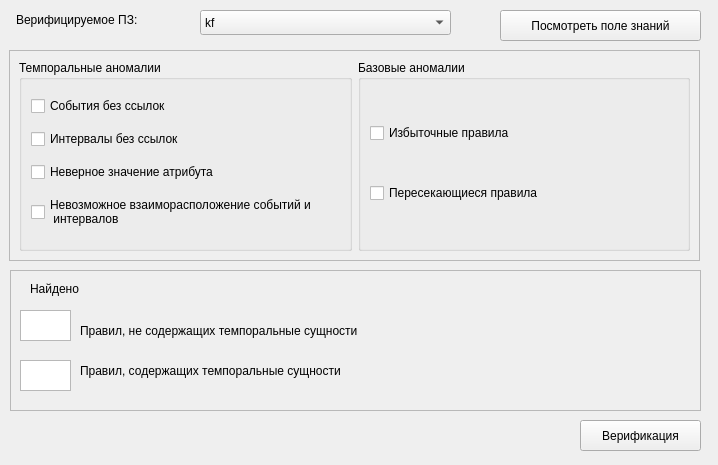
<?xml version="1.0" encoding="UTF-8"?>
<ui version="4.0">
 <class>MainWidget</class>
 <widget class="QWidget" name="MainWidget">
  <property name="geometry">
   <rect>
    <x>0</x>
    <y>0</y>
    <width>718</width>
    <height>465</height>
   </rect>
  </property>
  <property name="windowTitle">
   <string>Form</string>
  </property>
  <widget class="QFrame" name="frameAnom">
   <property name="geometry">
    <rect>
     <x>9</x>
     <y>50</y>
     <width>691</width>
     <height>211</height>
    </rect>
   </property>
   <property name="frameShape">
    <enum>QFrame::StyledPanel</enum>
   </property>
   <property name="frameShadow">
    <enum>QFrame::Raised</enum>
   </property>
   <layout class="QHBoxLayout" name="horizontalLayout">
    <item>
     <widget class="QGroupBox" name="groupTempAnom">
      <property name="title">
       <string>Темпоральные аномалии</string>
      </property>
      <layout class="QVBoxLayout" name="verticalLayout_3">
       <item>
        <widget class="QCheckBox" name="checkEventsWithoutRef">
         <property name="text">
          <string>События без ссылок</string>
         </property>
        </widget>
       </item>
       <item>
        <widget class="QCheckBox" name="checkIntervalsWithoutRef">
         <property name="text">
          <string>Интервалы без ссылок</string>
         </property>
        </widget>
       </item>
       <item>
        <widget class="QCheckBox" name="checkWrongAttributesValues">
         <property name="text">
          <string>Неверное значение атрибута</string>
         </property>
        </widget>
       </item>
       <item>
        <widget class="QCheckBox" name="checkImpossiblePositioning">
         <property name="text">
          <string>Невозможное взаиморасположение событий и
 интервалов</string>
         </property>
        </widget>
       </item>
      </layout>
     </widget>
    </item>
    <item>
     <widget class="QGroupBox" name="groupBaseAnom">
      <property name="title">
       <string>Базовые аномалии</string>
      </property>
      <layout class="QVBoxLayout" name="verticalLayout">
       <item>
        <widget class="QCheckBox" name="checkExcessiveRules">
         <property name="text">
          <string>Избыточные правила</string>
         </property>
        </widget>
       </item>
       <item>
        <widget class="QCheckBox" name="checkIntersecionRules">
         <property name="text">
          <string>Пересекающиеся правила</string>
         </property>
        </widget>
       </item>
      </layout>
     </widget>
    </item>
   </layout>
  </widget>
  <widget class="QFrame" name="frame_2">
   <property name="geometry">
    <rect>
     <x>10</x>
     <y>270</y>
     <width>691</width>
     <height>141</height>
    </rect>
   </property>
   <property name="frameShape">
    <enum>QFrame::StyledPanel</enum>
   </property>
   <property name="frameShadow">
    <enum>QFrame::Raised</enum>
   </property>
   <widget class="QLabel" name="label">
    <property name="geometry">
     <rect>
      <x>20</x>
      <y>10</y>
      <width>67</width>
      <height>17</height>
     </rect>
    </property>
    <property name="text">
     <string>Найдено</string>
    </property>
   </widget>
   <widget class="QWidget" name="widget" native="true">
    <property name="geometry">
     <rect>
      <x>10</x>
      <y>30</y>
      <width>671</width>
      <height>101</height>
     </rect>
    </property>
    <widget class="QLabel" name="label_2">
     <property name="geometry">
      <rect>
       <x>60</x>
       <y>10</y>
       <width>601</width>
       <height>41</height>
      </rect>
     </property>
     <property name="text">
      <string>Правил, не содержащих темпоральные сущности</string>
     </property>
    </widget>
    <widget class="QTextBrowser" name="non_t_count_le">
     <property name="geometry">
      <rect>
       <x>0</x>
       <y>10</y>
       <width>51</width>
       <height>31</height>
      </rect>
     </property>
    </widget>
    <widget class="QTextBrowser" name="t_count_le">
     <property name="geometry">
      <rect>
       <x>0</x>
       <y>60</y>
       <width>51</width>
       <height>31</height>
      </rect>
     </property>
    </widget>
    <widget class="QLabel" name="label_3">
     <property name="geometry">
      <rect>
       <x>60</x>
       <y>50</y>
       <width>601</width>
       <height>41</height>
      </rect>
     </property>
     <property name="text">
      <string>Правил, содержащих темпоральные сущности</string>
     </property>
    </widget>
   </widget>
  </widget>
  <widget class="QPushButton" name="verifyButton">
   <property name="geometry">
    <rect>
     <x>580</x>
     <y>420</y>
     <width>121</width>
     <height>31</height>
    </rect>
   </property>
   <property name="text">
    <string>Верификация</string>
   </property>
  </widget>
  <widget class="QComboBox" name="comboBox">
   <property name="geometry">
    <rect>
     <x>200</x>
     <y>10</y>
     <width>251</width>
     <height>25</height>
    </rect>
   </property>
   <property name="editable">
    <bool>false</bool>
   </property>
   <property name="currentIndex">
    <number>0</number>
   </property>
   <item>
    <property name="text">
     <string>kf</string>
    </property>
   </item>
   <item>
    <property name="text">
     <string>test_kf</string>
    </property>
   </item>
   <item>
    <property name="text">
     <string>test_kf_1</string>
    </property>
   </item>
   <item>
    <property name="text">
     <string>test_kf_2</string>
    </property>
   </item>
  </widget>
  <widget class="QLabel" name="label_4">
   <property name="geometry">
    <rect>
     <x>16</x>
     <y>10</y>
     <width>161</width>
     <height>20</height>
    </rect>
   </property>
   <property name="text">
    <string>Верифицируемое ПЗ:</string>
   </property>
  </widget>
  <widget class="QPushButton" name="seeKFButtom">
   <property name="geometry">
    <rect>
     <x>500</x>
     <y>10</y>
     <width>201</width>
     <height>31</height>
    </rect>
   </property>
   <property name="text">
    <string>Посмотреть поле знаний</string>
   </property>
  </widget>
 </widget>
 <resources/>
 <connections/>
</ui>
